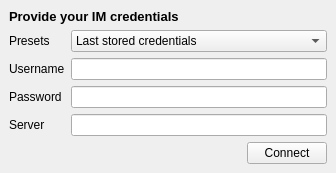
<?xml version="1.0" encoding="UTF-8"?>
<ui version="4.0">
 <class>LoginWidget</class>
 <widget class="QWidget" name="LoginWidget">
  <property name="geometry">
   <rect>
    <x>0</x>
    <y>0</y>
    <width>336</width>
    <height>173</height>
   </rect>
  </property>
  <property name="windowTitle">
   <string>IM Login</string>
  </property>
  <layout class="QVBoxLayout" name="verticalLayout_2">
   <property name="spacing">
    <number>0</number>
   </property>
   <property name="margin">
    <number>0</number>
   </property>
   <item>
    <widget class="QFrame" name="MainFrame">
     <layout class="QVBoxLayout" name="verticalLayout_3">
      <item>
       <layout class="QVBoxLayout" name="verticalLayout">
        <item>
         <widget class="QLabel" name="statusLabel">
          <property name="sizePolicy">
           <sizepolicy hsizetype="Fixed" vsizetype="Fixed">
            <horstretch>0</horstretch>
            <verstretch>0</verstretch>
           </sizepolicy>
          </property>
          <property name="font">
           <font>
            <pointsize>10</pointsize>
            <weight>75</weight>
            <bold>true</bold>
           </font>
          </property>
          <property name="text">
           <string>Provide your IM credentials</string>
          </property>
         </widget>
        </item>
        <item>
         <layout class="QFormLayout" name="formLayout">
          <item row="1" column="0">
           <widget class="QLabel" name="usernameLabel">
            <property name="text">
             <string>Username</string>
            </property>
           </widget>
          </item>
          <item row="1" column="1">
           <widget class="QLineEdit" name="usernameLineEdit"/>
          </item>
          <item row="2" column="0">
           <widget class="QLabel" name="passwordLabel">
            <property name="text">
             <string>Password</string>
            </property>
           </widget>
          </item>
          <item row="2" column="1">
           <widget class="QLineEdit" name="passwordLineEdit">
            <property name="text">
             <string/>
            </property>
            <property name="echoMode">
             <enum>QLineEdit::Password</enum>
            </property>
           </widget>
          </item>
          <item row="3" column="1">
           <widget class="QLineEdit" name="serverLineEdit"/>
          </item>
          <item row="3" column="0">
           <widget class="QLabel" name="serverLabel">
            <property name="text">
             <string>Server</string>
            </property>
           </widget>
          </item>
          <item row="0" column="0">
           <widget class="QLabel" name="presetsLabel">
            <property name="text">
             <string>Presets</string>
            </property>
           </widget>
          </item>
          <item row="0" column="1">
           <widget class="QComboBox" name="presetsComboBox">
            <item>
             <property name="text">
              <string>Last stored credentials</string>
             </property>
            </item>
            <item>
             <property name="text">
              <string>Google account</string>
             </property>
            </item>
            <item>
             <property name="text">
              <string>Facebook account</string>
             </property>
            </item>
           </widget>
          </item>
         </layout>
        </item>
        <item>
         <layout class="QHBoxLayout" name="horizontalLayout">
          <item>
           <spacer name="horizontalSpacer">
            <property name="orientation">
             <enum>Qt::Horizontal</enum>
            </property>
            <property name="sizeHint" stdset="0">
             <size>
              <width>40</width>
              <height>1</height>
             </size>
            </property>
           </spacer>
          </item>
          <item>
           <widget class="QPushButton" name="connectPushButton">
            <property name="text">
             <string>Connect</string>
            </property>
           </widget>
          </item>
         </layout>
        </item>
       </layout>
      </item>
     </layout>
    </widget>
   </item>
  </layout>
 </widget>
 <resources/>
 <connections/>
</ui>
